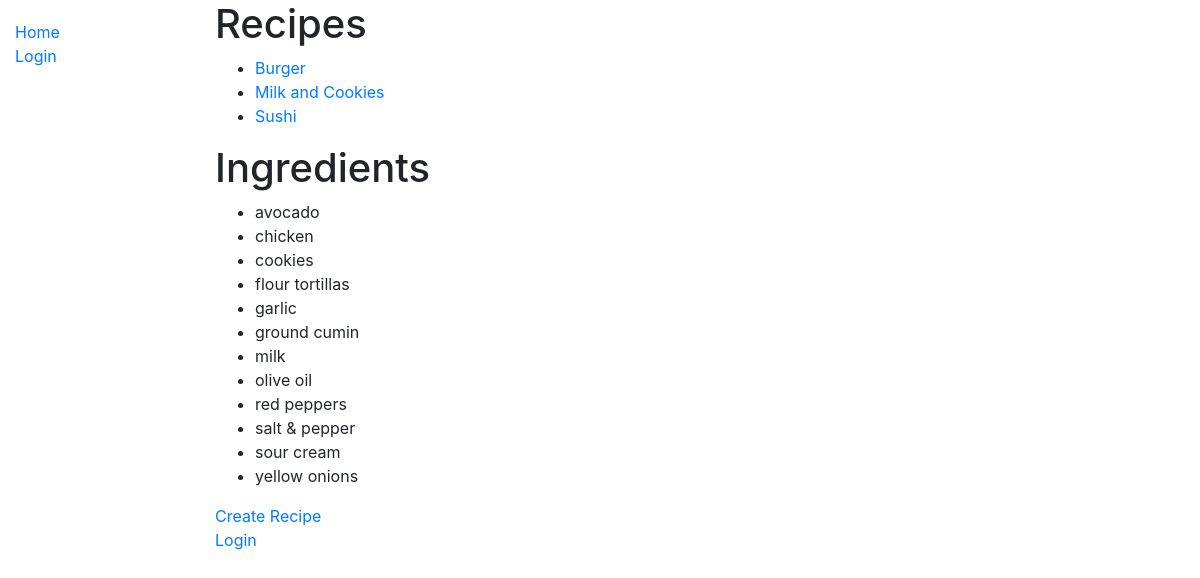
Page /recipes/ on the earlier database version.
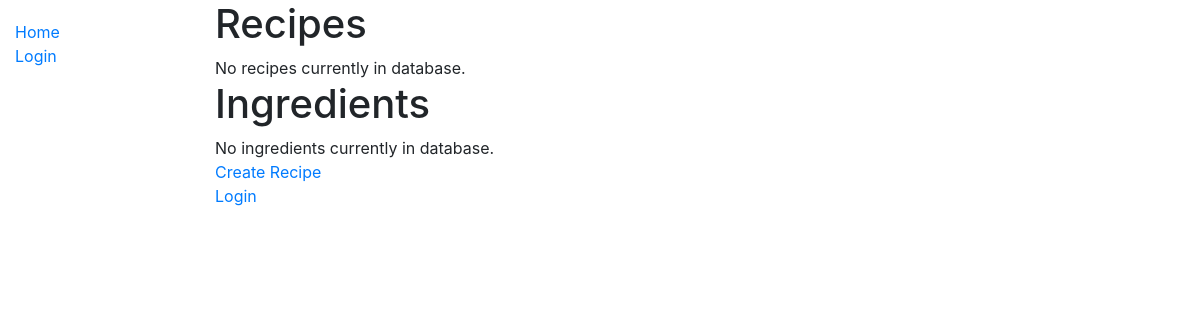
Same page on the later database version.
### recipes/models.py (models this page shows, shortened)
class Recipe(models.Model):
	name = models.CharField(max_length=50, unique=True)
	likes = models.IntegerField(default=0)
	cuisine = models.CharField(max_length=50, default='world')
	slug = models.SlugField(unique=True)
	ingredients = models.ManyToManyField(
		Ingredient,
		through='RecipeItem',
		related_name='recipes')
	users = models.ManyToManyField(
		User,
		through='UserRecipe',
		related_name='recipes',
		blank=True)
	class Meta:
		ordering = ('name',)

class Ingredient(models.Model):
	SPRING = 'SP'
	SUMMER = 'SU'
	FALL = 'FA'
	WINTER = 'WI'
	ALL_SEASONS = 'AS'
	SEASONALITY_CHOICES = [
		(SPRING, 'Spring'),
		(SUMMER, 'Summer'),
		(FALL, 'Fall'),
		(WINTER, 'Winter'),
		(ALL_SEASONS, 'All seasons'),
	]
	name = models.CharField(max_length=30, unique=True)
	seasonality = models.CharField(
		max_length=30,
		choices=SEASONALITY_CHOICES,
		default=ALL_SEASONS)
	class Meta:
		ordering = ('name',)

### recipes/views.py (the view)
# urls.py: path('', views.RecipeIndexView.as_view(), name='index'),
class RecipeIndexView(ListView):
	model = Recipe
	template_name = 'recipes/index.html'
	context_object_name = 'recipe_list' # same as default, but made explicit for greater clarity
	def get_context_data(self, **kwargs):
		context = super().get_context_data(**kwargs)
		context['ingredients_list'] = Ingredient.objects.all()
		return context

### templates/recipes/index.html
{% extends "base_generic.html" %}
{% block content %}
<body>
	<div>
		<h1>Recipes</h1>
		{% if recipe_list %}
		<ul>
			{% for recipe in recipe_list %}
			<li><a href="/recipes/{{recipe.slug}}/">{{ recipe.name }}</a></li>
			{% endfor %}
		</ul>
		{% else %}
			No recipes currently in database.
		{% endif %}
	</div>
	<div>
		<h1>Ingredients</h1>
		{% if ingredients_list %}
		<ul>
			{% for ingredient in ingredients_list %}
			<li>{{ ingredient.name }}</li>
			{% endfor %}
		</ul>
		{% else %}
			No ingredients currently in database.
		{% endif %}
	</div>
	<div>
		<a href="/recipes/create_recipe/">Create Recipe</a>
	</div>
	<div>
		<a href="/accounts/login">Login</a>
	</div>
</body>
{% endblock %}

Differences in the rows shown:
removed Recipe: name "Burger"
removed Recipe: name "Milk and Cookies"
removed Recipe: name "Sushi"
removed Ingredient: name "avocado"
removed Ingredient: name "chicken"
removed Ingredient: name "cookies"
removed Ingredient: name "flour tortillas"
removed Ingredient: name "garlic"
removed Ingredient: name "ground cumin"
removed Ingredient: name "milk"
removed Ingredient: name "olive oil"
removed Ingredient: name "red peppers"
removed Ingredient: name "salt & pepper"
removed Ingredient: name "sour cream"
removed Ingredient: name "yellow onions"
Other differences:
text now shown: "No recipes currently in database. No ingredients currently in database."
